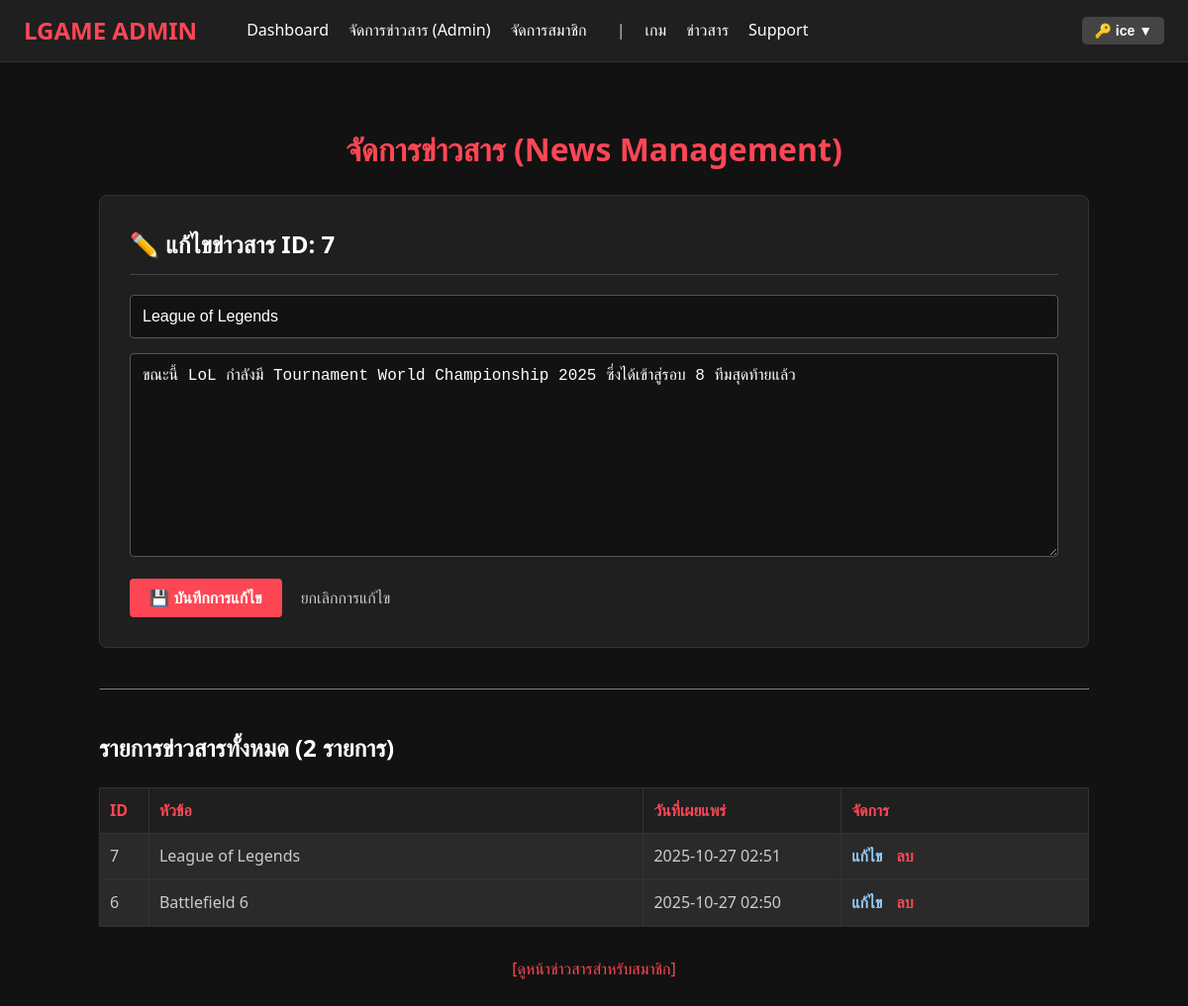
Screenshot of /301/admin_panel.php?action=edit&id=7 (signed in) with the database file from the repository.
### tables this page shows
CREATE TABLE `news` (
  `id` int(11) NOT NULL COMMENT 'ID ข่าวสาร',
  `title` varchar(255) NOT NULL COMMENT 'หัวข้อข่าวสาร',
  `content` text NOT NULL COMMENT 'เนื้อหาข่าวสาร',
  `admin_id` int(11) DEFAULT NULL COMMENT 'ID ของ Admin ที่เผยแพร่',
  `created_at` datetime NOT NULL DEFAULT current_timestamp() COMMENT 'วันที่เผยแพร่ครั้งแรก',
  `updated_at` datetime DEFAULT NULL COMMENT 'วันที่แก้ไขล่าสุด'
);

### 301/admin_panel.php (the view, shortened to what this page needs)
<?php
$edit_news = null;
function get_pdo_connection() {
    try {
        $pdo = new PDO("mysql:host=" . DB_HOST . ";dbname=" . DB_NAME . ";charset=utf8mb4", DB_USER, DB_PASS);
        $pdo->setAttribute(PDO::ATTR_ERRMODE, PDO::ERRMODE_EXCEPTION);
        return $pdo;
    } catch (PDOException $e) {
        die("Database connection failed: " . $e->getMessage());
    }
}
function fetch_all_news($pdo) {
    $stmt = $pdo->prepare("SELECT id, title, content, created_at FROM news ORDER BY created_at DESC");
    $stmt->execute();
    return $stmt->fetchAll(PDO::FETCH_ASSOC);
}
function get_news_by_id($pdo, $id) {
    $stmt = $pdo->prepare("SELECT id, title, content FROM news WHERE id = ?");
    $stmt->execute([$id]);
    return $stmt->fetch(PDO::FETCH_ASSOC);
}
$pdo = get_pdo_connection();
if(isset($_GET['action']) && $_GET['action'] === 'edit' && isset($_GET['id'])){
    $edit_news = get_news_by_id($pdo, (int)$_GET['id']);
}
$news_items = fetch_all_news($pdo);
?>
<!DOCTYPE html>
<html lang="th">
<head>
</head>
<body>
<nav>
    <div style="display:flex; align-items:center;">
        <a href="adminhub.php" class="logo">LGAME ADMIN</a>
        <ul>
            <li><a href="adminhub.php">Dashboard</a></li>
            <li><a href="admin_panel.php">จัดการข่าวสาร (Admin)</a></li>
            <li><a href="manage_users.php">จัดการสมาชิก</a></li>
            <li style="margin-left: 30px; color: #ccc;">|</li>
            <li><a href="games.php">เกม</a></li>
            <li><a href="news.php">ข่าวสาร</a></li>
            <li><a href="support.php">Support</a></li>
        </ul>
    </div>
    <div class="user-info">
        <button onclick="toggleDropdown()">🔑 <?= htmlspecialchars($_SESSION['username_account']) ?> ▼</button>
    </div>
</nav>
<div class="content">
    <h1 style="text-align: center;">จัดการข่าวสาร (News Management)</h1>
    <div class="admin-form-container">
        <h2><?= $edit_news ? '✏️ แก้ไขข่าวสาร ID: ' . htmlspecialchars($edit_news['id']) : '➕ เพิ่มข่าวสารใหม่' ?></h2>
        <form method="POST" action="admin_panel.php">
            <input type="text" name="title" placeholder="หัวข้อข่าวสาร" required
                   value="<?= htmlspecialchars($edit_news['title'] ?? '') ?>">
            <textarea name="content" placeholder="เนื้อหาข่าวสาร" rows="10" required
            ><?= htmlspecialchars($edit_news['content'] ?? '') ?></textarea>
            <button type="submit"><?= $edit_news ? '💾 บันทึกการแก้ไข' : '📢 เผยแพร่ข่าวสาร' ?></button>
            <?php if($edit_news): ?>
                <a href="admin_panel.php" style="color: #ccc; margin-left: 15px;">ยกเลิกการแก้ไข</a>
            <?php endif; ?>
        </form>
    </div>
    <hr style="border-color: #333; margin: 40px 0;">
    <h2>รายการข่าวสารทั้งหมด (<?= count($news_items) ?> รายการ)</h2>
    <?php if(empty($news_items)): ?>
        <p style="text-align: center; color: #ccc;">ยังไม่มีข่าวสารในระบบ</p>
    <?php else: ?>
        <table class="news-list-table">
            <thead>
                <tr>
                    <th style="width: 5%;">ID</th>
                    <th style="width: 50%;">หัวข้อ</th>
                    <th style="width: 20%;">วันที่เผยแพร่</th>
                    <th style="width: 25%;">จัดการ</th>
                </tr>
            </thead>
            <tbody>
                <?php foreach ($news_items as $news): ?>
                <tr>
                    <td><?= htmlspecialchars($news['id']) ?></td>
                    <td><?= htmlspecialchars($news['title']) ?></td>
                    <td><?= date('Y-m-d H:i', strtotime($news['created_at'])) ?></td>
                    <td class="actions">
                        <a href="admin_panel.php?action=edit&id=<?= $news['id'] ?>" class="edit">แก้ไข</a>
                        <a href="admin_panel.php?action=delete&id=<?= $news['id'] ?>" class="delete"
                           onclick="return confirm('คุณต้องการลบข่าวสาร: <?= htmlspecialchars($news['title']) ?> หรือไม่?')">ลบ</a>
                    </td>
                </tr>
                <?php endforeach; ?>
            </tbody>
        </table>
    <?php endif; ?>
    <p style="margin-top: 30px; text-align: center;"><a href="news.php">[ดูหน้าข่าวสารสำหรับสมาชิก]</a></p>
</div>
</body>
</html>

### 301/admin_panel.php (style rules this page uses)
body { margin:0; font-family:'Segoe UI', Tahoma, Geneva, Verdana, sans-serif; background:#121212; color:#fff; line-height: 1.6; }
a { color: #ff4655; text-decoration: none; transition: color 0.3s; }
nav { display:flex; justify-content:space-between; align-items:center; padding:12px 24px; background:#1f1f1f; border-bottom:1px solid #333; }
nav .logo { font-size:24px; font-weight:bold; color:#ff4655; text-decoration:none; margin-right:30px; }
nav ul { list-style:none; display:flex; margin:0; padding:0; }
nav ul li { margin-left:20px; }
nav ul li a { text-decoration:none; color:#fff; font-weight:500; transition:0.3s; }
nav .user-info { position: relative; }
nav .user-info button { background:#444; border-radius:5px; border:none; color:#fff; font-weight:bold; cursor:pointer; padding:6px 12px; font-size:14px; display:flex; align-items:center; gap:4px; transition:0.3s; }
.content { padding:40px 20px; max-width: 1000px; margin: 0 auto; text-align: left; }
.content h1 { color: #ff4655; text-align: center; }
.admin-form-container { background: #1f1f1f; padding: 30px; border-radius: 8px; margin-top: 20px; margin-bottom: 40px; border: 1px solid #333; }
.admin-form-container h2 { color: #fff; margin-top: 0; padding-bottom: 10px; border-bottom: 1px solid #444; }
.admin-form-container input[type="text"], .admin-form-container textarea { width: 100%; padding: 12px; margin-bottom: 15px; border: 1px solid #555; border-radius: 4px; background: #121212; color: #fff; box-sizing: border-box; font-size: 16px; }
.admin-form-container textarea { resize: vertical; }
.admin-form-container button { background: #ff4655; color: white; padding: 10px 20px; border: none; border-radius: 4px; cursor: pointer; transition: background 0.3s; font-weight: bold; font-size: 16px; }
.news-list-table { width: 100%; border-collapse: collapse; margin-top: 20px; }
.news-list-table th, .news-list-table td { border: 1px solid #333; padding: 10px; text-align: left; }
.news-list-table th { background: #1f1f1f; color: #ff4655; font-size: 16px; }
.news-list-table td { background: #2a2a2a; color: #ccc; vertical-align: top; }
.news-list-table .actions a { margin-right: 10px; font-weight: bold; }
.news-list-table .actions a.delete { color: #ff4655; }
.news-list-table .actions a.edit { color: #90CAF9; }

### rows the page displays
news: id "7", title "League of Legends", content "ขณะนี้ LoL กำลังมี Tournament World Championship 2025 ซึ่งได้เข้าสู่รอบ 8 ทีมสุดท้ายแล้ว", created_at "2025-10-27 02:51"
news: id "6", title "Battlefield 6", created_at "2025-10-27 02:50"

### other values shown
$_SESSION['username_account'] "ice"
count($news_items) "2"
